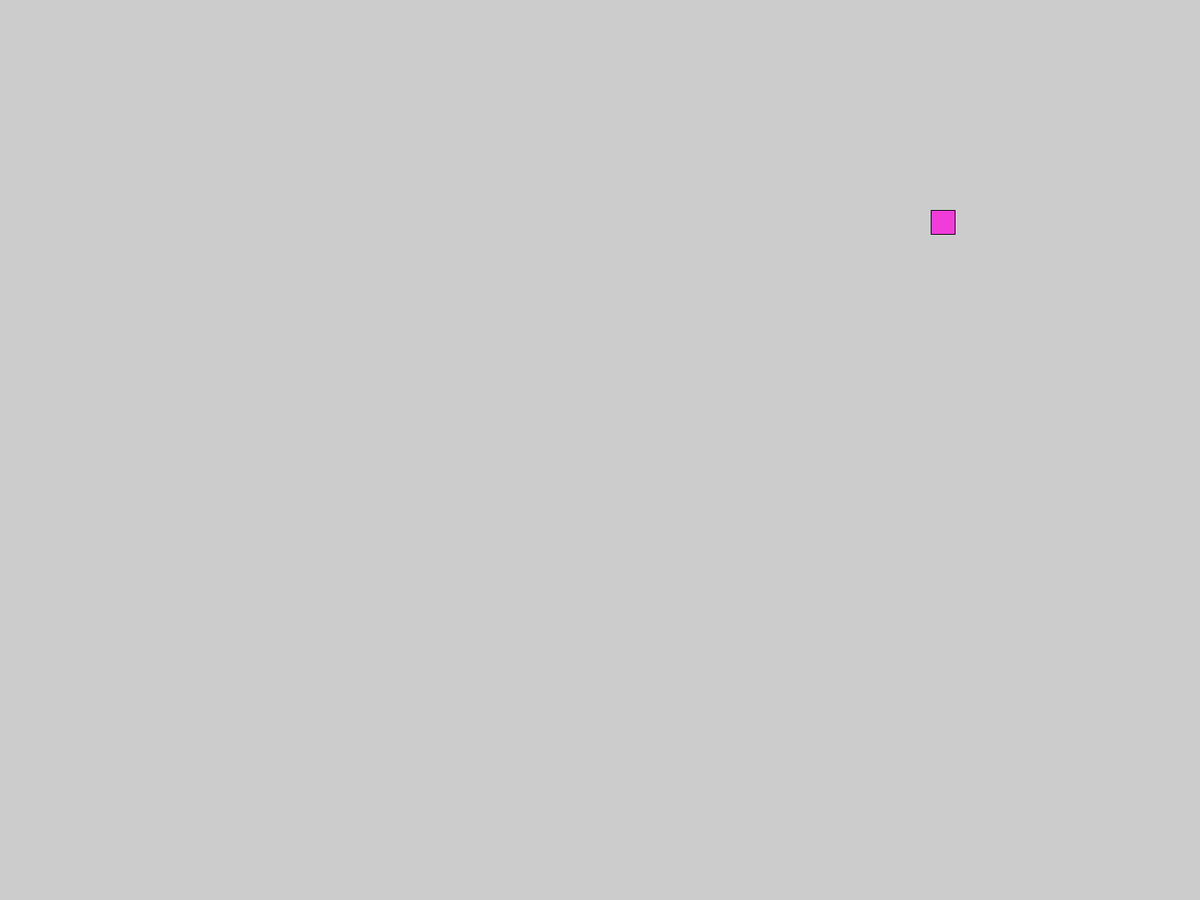
Frame 1 (no input)
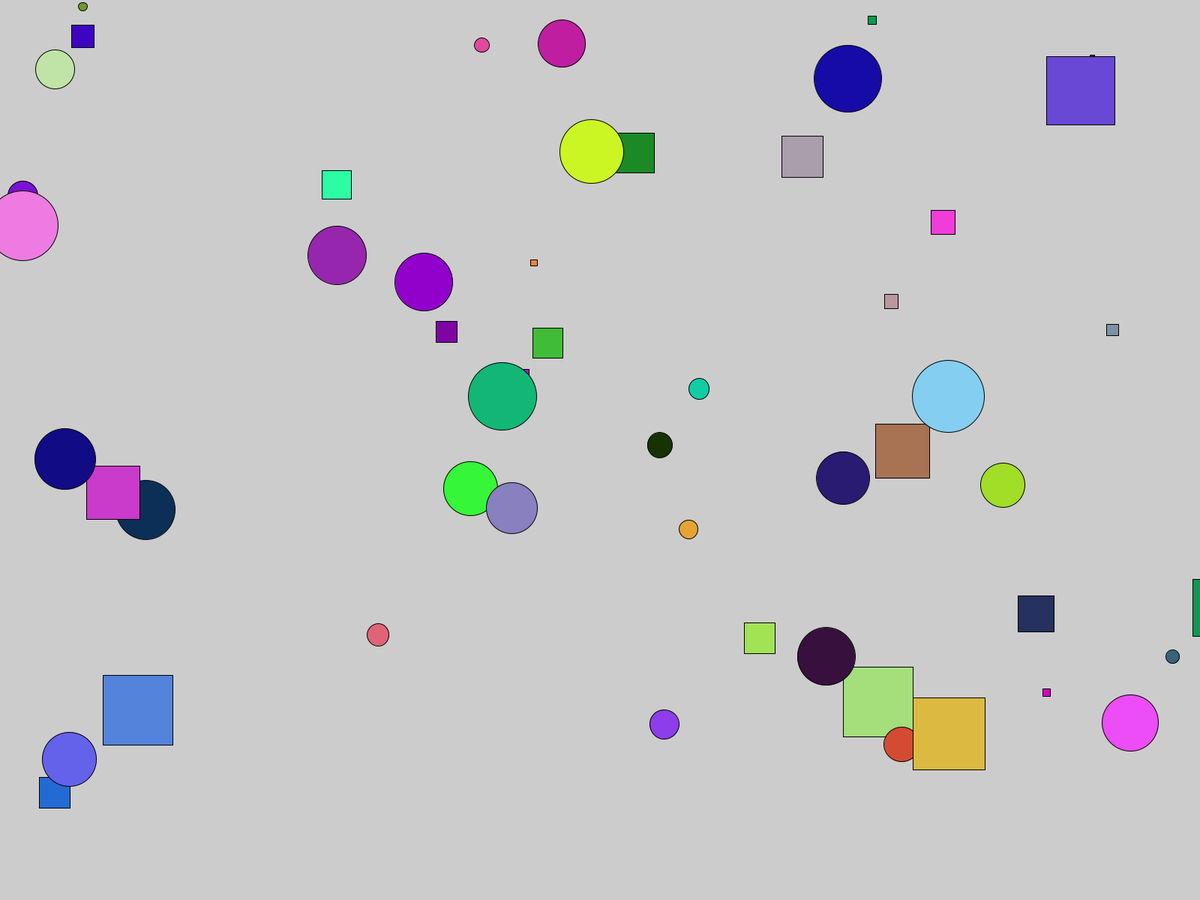
Frame 60 (the mouse pressed at the canvas centre just before this capture)
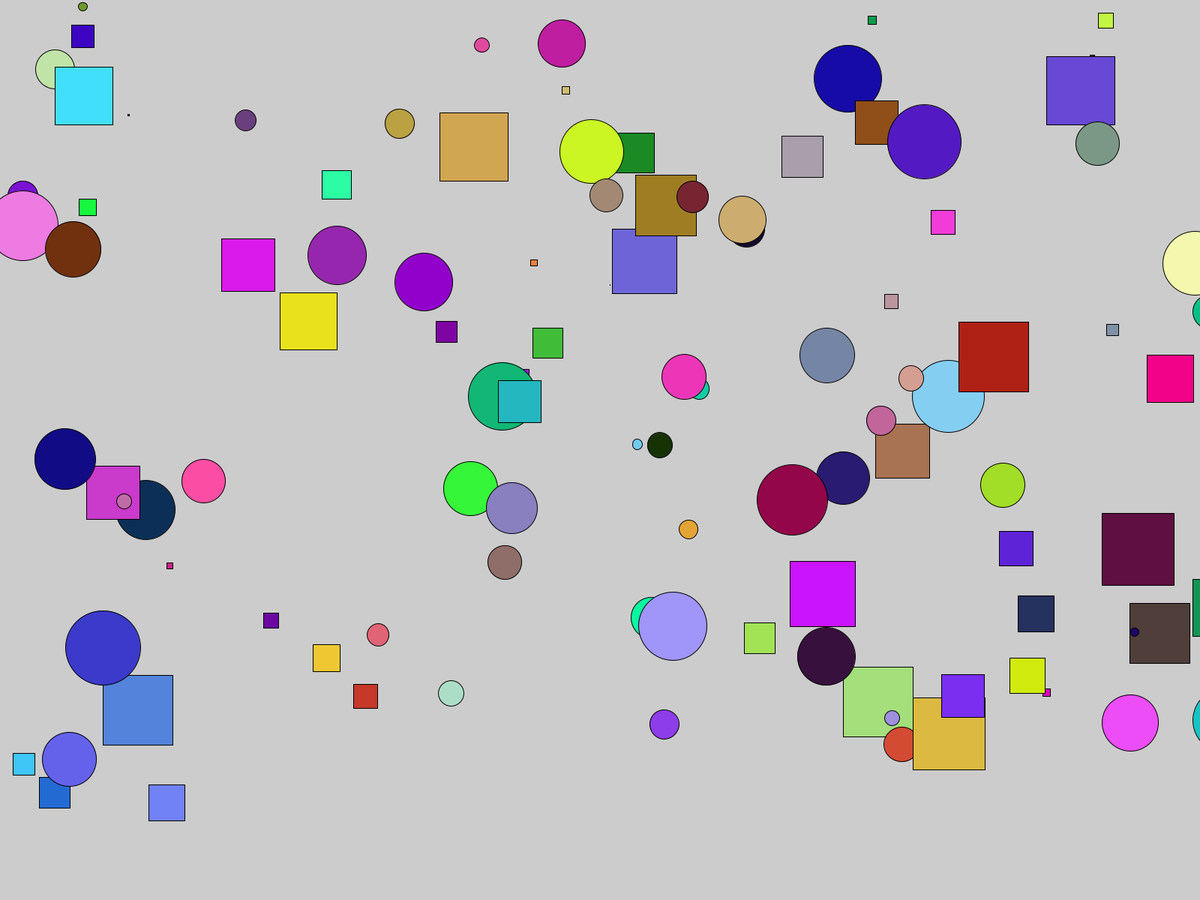
Frame 120 (the mouse held since frame 60 and released just before this capture)

The Processing sketch that drew these frames (run headless with seeded random() and noise(); from frame 60 on, the mouse is pressed at the canvas centre):

// Processing sketch: tilf_ldig_firkant
// ── tilf_ldig_firkant.pde
// initiering af variablen f
Firkant f;
// initiering af variablen c
Circle c;
// initiering af x
int x = 0;

void setup() {
  //size (600, 400);
   fullScreen();
}

void draw() {

  if(x % 2 == 0){
  // initiering af objektet f
  f = new Firkant();

  // tegner firkanten på canvas
  f.drawFirkant();
  delay(10);
  }
  else{
   // initiering af objektet c
  c = new Circle();

  // tegner cirkler på canvas
  c.drawCircle();
  delay(10);
  }
  x=x+1;
}

// ── Circle.pde
  
class Circle {
  // klassens attributter/ tilstand
  float x, y, ex; 
  float c1, c2, c3;
  
  //konstroktøren
  Circle() {
   x = random(1920);
   y = random(1080);
   ex = random(100);
   c1 = random(255);
   c2 = random(255);
   c3 = random(255);
   
  }

  // klassens metoder

  // tegn Cirkel på canvas
  void drawCircle() {
    fill(c1, c2, c3);
    circle(x, y, ex);
    fill(255, 255, 255);
    
  }
  
}

// ── Firkant.pde
  
class Firkant {
  // klassens attributter/ tilstand
  float x, y ; 
  float c1, c2, c3;
  
  //konstroktøren
  Firkant() {
   x = random(1920);
   y = random(1080);
   c1 = random(255);
   c2 = random(255);
   c3 = random(255);
   
  }

  // klassens metoder
  
 
  // tegn firkant på canvas
  void drawFirkant() {
    fill(c1, c2, c3);
    square(x, y, random(100));
    fill(255, 255, 255);
    
  }
  
}

// ── Trekanter.pde
/*

class Firkant {
  // klassens attributter/ tilstand
  float x, y ; 
  float c1, c2, c3;
  
  //konstroktøren
  Firkant() {
   x = random(1920);
   y = random(1080);
   c1 = random(255);
   c2 = random(255);
   c3 = random(255);
   
  }

  // klassens metoder
  
 
  // tegn firkant på canvas
  void drawFirkant() {
    fill(c1, c2, c3);
    square(x, y, random(100));
    fill(255, 255, 255);
    
  }
  
}

*/
